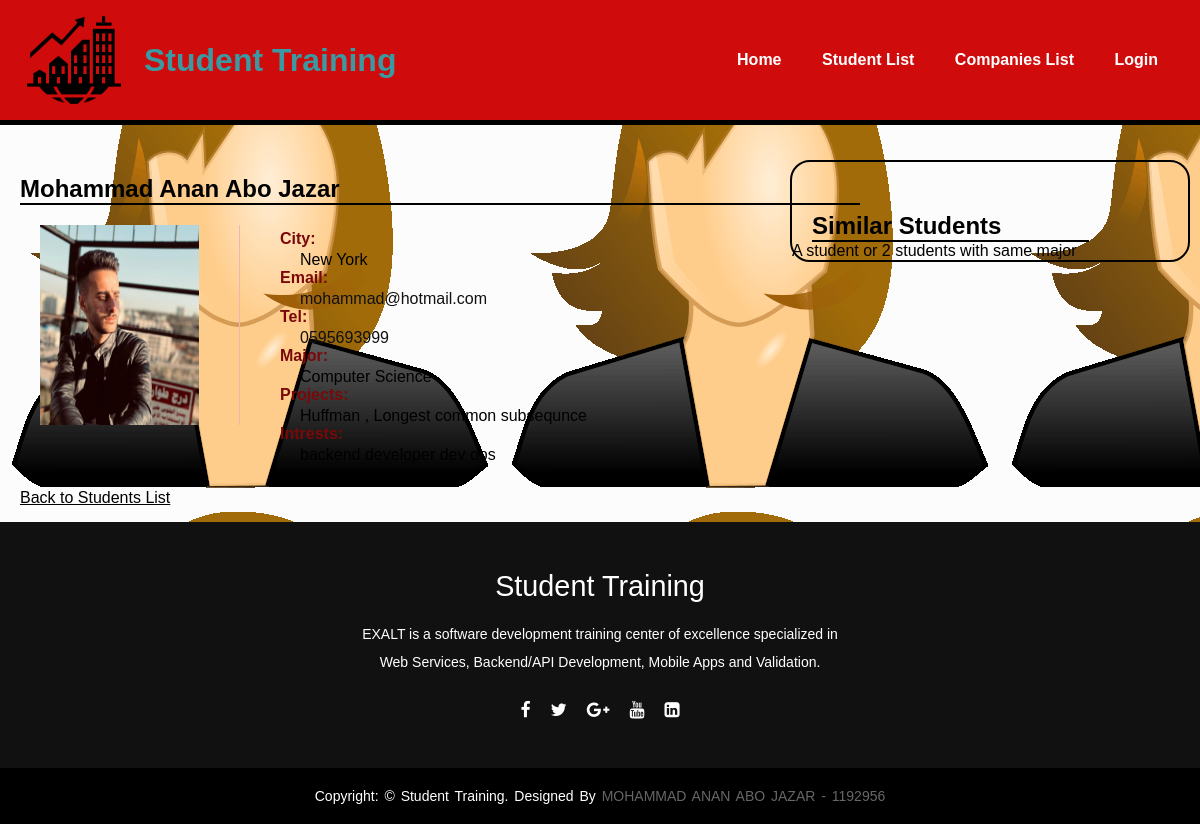
The page /student.php?id=1 on the database its author committed.
### tables this page shows
CREATE TABLE `student` (
  `id` int(50) NOT NULL,
  `name` varchar(50) NOT NULL,
  `cityid` int(50) NOT NULL,
  `email` varchar(50) NOT NULL,
  `tel` varchar(50) NOT NULL,
  `university` varchar(50) NOT NULL,
  `major` varchar(50) NOT NULL,
  `projects` varchar(100) NOT NULL,
  `interests` varchar(200) NOT NULL,
  `photopath` varchar(100) NOT NULL,
  `userid` int(11) NOT NULL
);

CREATE TABLE `city` (
  `id` int(50) NOT NULL,
  `name` varchar(50) NOT NULL,
  `country` varchar(50) NOT NULL
);

### model.php (called while the page is built, shortened)
<?php
    class Model{
        public function getCity($cityid){
            $object_db = new DatabaseConnection;
            $conn = $object_db->connect();
            $query = "SELECT id , name , country FROM city WHERE id=".$cityid;
            $statement = $conn->prepare($query);
            $statement->execute();
            $count = $statement->rowCount();
            $city = "";
            if ($count == 1){
                while($row=$statement->fetch(PDO::FETCH_NUM)){
                    $city = $row[2];
                }
                return $city;
            }
            else{
                $city = "No City";
                return $city;
            }
        }
        public function getStudentRecord1($id){
            $object_db = new DatabaseConnection;
            $conn = $object_db->connect();
            $query = "SELECT id , name , cityid , email , tel , university , major
            , projects , interests , photopath , userid FROM student WHERE userid ='".$id."'";
            $statement = $conn->prepare($query);
            $statement->execute();
            return $statement ;
        }
    }
?>

### student.php (the view, shortened to what this page needs)
<?php include "parts/_header.php" ?>
<?php include_once 'model.php'; ?>
<main>
    <?php
        if(isset($_GET['id'])){
            $userid = $_GET['id'];
            $model_obj = new Model;
            $statement = $model_obj->getStudentRecord1($userid);
            $count = $statement->rowCount();
            if ($count > 0){
                while($row=$statement->fetch(PDO::FETCH_NUM)){
                    $city = $model_obj->getCity($row[2]);
                    ?>
                    <h2><?php echo $row[1] ?></h2>
                    <img class='description-img' id='description-student-img' src='<?php echo $row[9]?>' alt='student image'/>
                    <dl class='decription' id='description-student'>
                        <dt>City:</dt>
                        <dd><?php echo $city ?></dd>
                        <dt>Email:</dt>
                        <dd><a href='mailto:<?php echo $row[3] ?>'><?php echo $row[3] ?></a></dd>
                        <dt>Tel:</dt>
                        <dd><a href='tel:+<?php echo $row[4] ?>'><?php echo $row[4] ?></a></dd>
                        <dt>Major:</dt>
                        <dd><?php echo $row[6] ?></dd>
                        <dt>Projects:</dt>
                        <dd><?php echo $row[7] ?></dd>
                        <dt>Intrests:</dt>
                        <dd><?php echo $row[8]?></dd>
                    </dl>
        <?php }}} ?>
        <?php if ($_SESSION['userid'] == $_GET['id']){ ?>
        <p class="back-edit-link">
            <a  href="students.php" >Back to Students List</a> <span>|</span> <a href="add-student.php?is_edit=0&id=<?php echo $_GET['id'] ?>">Edit</a>
        </p>
        <?php } else { ?>
        <p class="back-edit-link">
            <a href="students.php" >Back to Students List</a>
        </p>
        <?php } ?>
    <aside>
        <h2>Similar Students</h2>
        <p>
            A student or 2 students with same major
        </p>
    </aside>
</main>
<?php include "parts/_footer.php" ?>

### css/layout.css (style rules this page uses)
* { margin: 0; padding: 0; box-sizing: border-box; }
body { background-color: #fcfcfc; font-family: sans-serif; background-image: url("images/my-photo.png"); }
main h2 { margin-top: 50px; margin-left: 20px; border-bottom: 2px black solid; width: 70%; }
aside { border: black 2px solid; width: 400px; position: absolute; top: 10em; right: 0; margin-right: 10px; border-radius: 20px; }
.description-img { width: 300px; height: 200px; margin-top: 10px; margin-left: 16px; padding-right: 40px; border-right: 1.3px rgb(237, 181, 181) solid; }
.decription { position: absolute; top: 220px; left: 400px; }
#description-student-img.description-img { width: 200px; margin-bottom: 50px; margin-top: 20px; margin-left: 40px; }
#description-student.decription { left: 280px; margin-top: 10px; }
dd { padding-left: 20px; padding-top: 3px; color: black; text-decoration: none; }
dt { color: rgb(121, 9, 9); font-weight: 550; }
.decription a { color: #111; text-decoration: none; transition: 0.20s ease-in; }
.back-edit-link { margin-left: 20px; margin-top: 10px; margin-bottom: 15px; }
.back-edit-link a { color: #000; }

### rows shown on the page
student: name "Mohammad Anan Abo Jazar", photopath (picture), cityid.country "New York", email "mohammad@hotmail.com", tel "0595693999", major "Computer Science", projects "Huffman , Longest common subsequnce", interests "backend developer dev ops"
